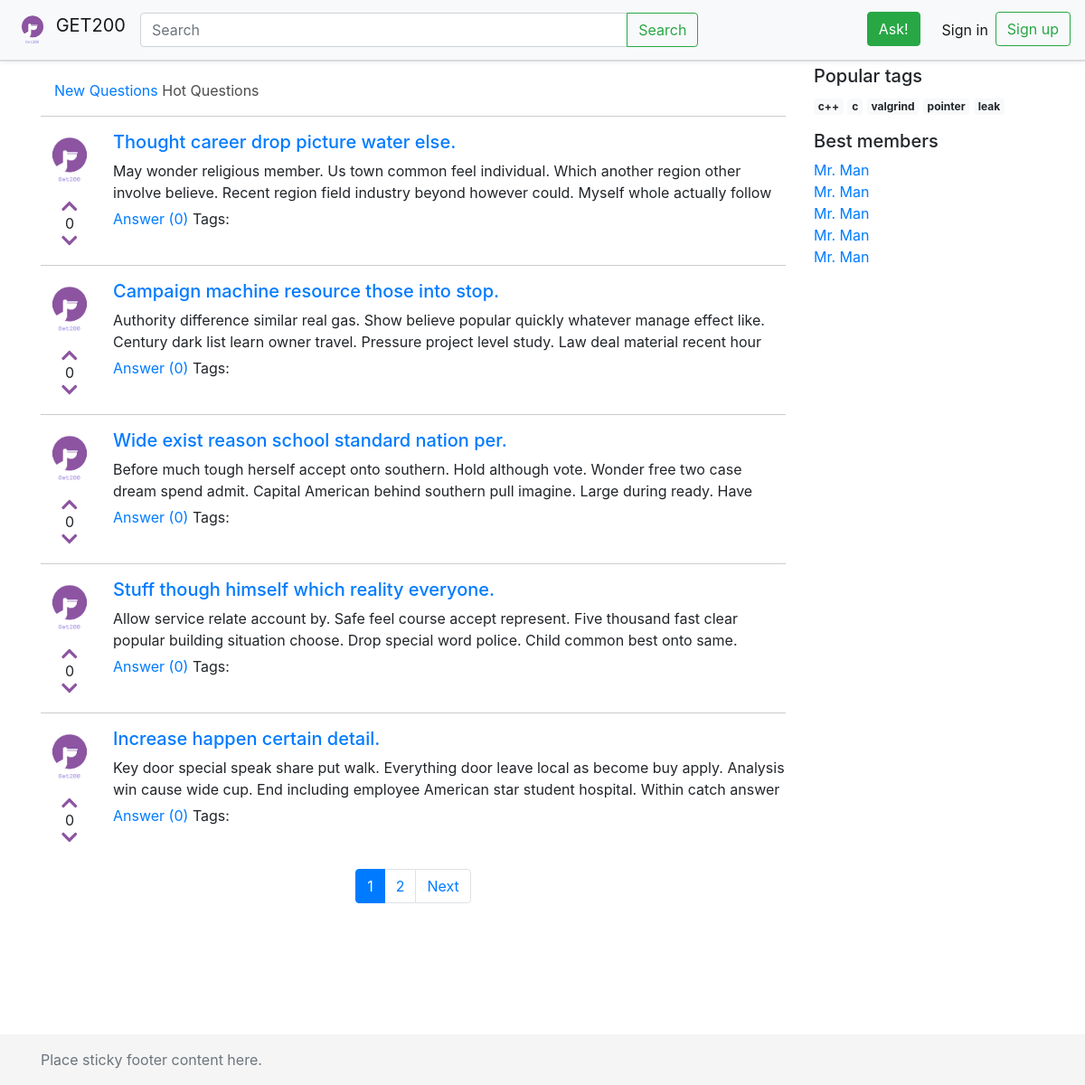
The page /?tab=hot on the database its author committed.
### asker/models.py (models this page shows, shortened)
class Question(models.Model):
    author = models.ForeignKey(
        to=Profile, on_delete=models.CASCADE
    )
    title = models.CharField(max_length=128)
    text = models.TextField()
    created_on = models.DateTimeField(auto_now_add=True)
    rating = models.IntegerField(default=0)
    tags = models.ManyToManyField(to='Tag', related_name='questions')
    votes = GenericRelation(Vote, related_query_name='questions')
    answer_count = models.DecimalField(default=0, max_digits=3, decimal_places=0)
    objects = QuestionManager()

class Profile(models.Model):
    user = models.OneToOneField(
        User,
        on_delete=models.CASCADE
    )
    nickname = models.CharField(max_length=20, null=True)
    avatar = models.ImageField(upload_to='avatars/%Y/%m/%d/', default='avatars/default-avatar.png')

### asker/views.py (the view)
# urls.py: path('',            views.index, name='index'),
def index(request, tag=None):
    tab = request.GET.get('tab') # TODO: study .get() and eliminate 1 level if if else
    if tag is not None:
        qs = Question.objects.by_tag(tag, tab)
    else:
        if tab is not None:
            if tab == 'new':
                qs = Question.objects.new()
            elif tab == 'hot':
                qs = Question.objects.hot()
            else:
                qs = Question.objects.new()
        else:
            qs = Question.objects.new()
    qs = qs.annotate(answer_count1=Count('answer'))
    page = paginate(qs, request)
    return render(request, 'question_list.html', {'questions': qs, 'page': page })

### asker/managers.py (called while the page is built)
    def hot(self):
        return self.all().order_by('-rating')

### asker/views.py (called while the page is built)
def paginate(objects_list, request):
    paginator = Paginator(objects_list, 5)
    page = request.GET.get('page')
    try:
        objects_page = paginator.page(page)
    except PageNotAnInteger:
        objects_page = paginator.page(1)
    except EmptyPage:
        objects_page = paginator.page(paginator.num_pages)
    return objects_page

### templates/question_list.html (shortened to what this page needs)
{%  extends "base.html" %}
{% load static %}
{%  block content %}
        <div class="col-sm-12 col-md-12 mb-3">
          <a href="?tab=new" class="tp-nav-item {%  if not request.GET.tab or request.GET.tab == "new" %} active {% endif %}">New Questions</a>
          <a href="?tab=hot" class="tp-nav-item {%  if request.GET.tab == "hot" %} active {% endif %}">Hot Questions</a>
        </div>
{% for question in page %}
    {% include 'inc/question.html' %}
{% endfor %}
{% include 'inc/pagination.html' %}
{%  endblock %}

### templates/inc/question.html (shortened to what this page needs)
{%  load static %}
<div class="media tp-question-block">
      <div>
          <img src="{% include 'inc/avatar_img.html' with avatar=question.author.avatar %}" width="64" height="64" class="mr-3 mb-2" alt="...">
      <div class="tp-voting d-flex flex-column justify-content-center">
        <button><i class="fas fa-chevron-up"></i></button>
          <div>{{ question.rating }}</div>
        <button><i class="fas fa-chevron-down"></i></button>
      </div>
      </div>
      <div class="media-body">
        <h5 class="mt-0"><a href="{% url 'question' qid=question.id %}">{{ question.title }}</a></h5>
          <div class="q-description short">
        {{ question.text }}
          </div>
          <div>
            <a href="{% url 'question' qid=question.id %}#answer" >Answer ({{ question.answer_count1 }})</a>
              <span>Tags:
              </span>
          </div>
      </div>
    </div>

### static/css/base.css (style rules this page uses)
body { min-height: 75rem; padding-top: 4.5rem; }
.tp-nav-item.active { color: rgba(0,0,0,.7); }
.tp-voting { text-align: center; margin-right: 1rem; }
.tp-voting button { background: transparent; border: transparent; font-weight: 900; font-size: 20px; color: #8c54a1; line-height: .5; }
.tp-voting div { line-height: 1; }
.tp-question-block { padding-top: 1rem; margin-bottom: 1rem; border-top: 1px solid #ccc; }
.tp-question-block .q-description { margin-bottom: .3rem; }
.tp-question-block .q-description.short { line-height: 1.5em; height: 3em; overflow: hidden; text-overflow: ellipsis; }

### rows shown on the page
Question: author.avatar (placeholder picture), rating "0", title "Thought career drop picture water else.", text "May wonder religious member. Us town common feel individual. Which another region other involve believe. Recent region field industry beyond however could. Myself whole actually follow…", answer_count1 "0"
Question: author.avatar (placeholder picture), rating "0", title "Campaign machine resource those into stop.", text "Authority difference similar real gas. Show believe popular quickly whatever manage effect like. Century dark list learn owner travel. Pressure project level study. Law deal material recent hour…", answer_count1 "0"
Question: author.avatar (placeholder picture), rating "0", title "Wide exist reason school standard nation per.", text "Before much tough herself accept onto southern. Hold although vote. Wonder free two case dream spend admit. Capital American behind southern pull imagine. Large during ready. Have…", answer_count1 "0"
Question: author.avatar (placeholder picture), rating "0", title "Stuff though himself which reality everyone.", text "Allow service relate account by. Safe feel course accept represent. Five thousand fast clear popular building situation choose. Drop special word police. Child common best onto same.…", answer_count1 "0"
Question: author.avatar (placeholder picture), rating "0", title "Increase happen certain detail.", text "Key door special speak share put walk. Everything door leave local as become buy apply. Analysis win cause wide cup. End including employee American star student hospital. Within catch answer…", answer_count1 "0"
